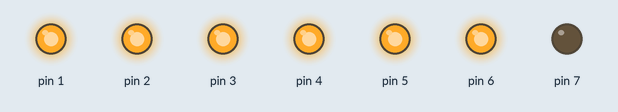
A sketch run on a simulated Arduino Uno, built with avr-gcc and run on an emulated ATmega328P. On the bench: output pins drawn as LEDs (lit = HIGH).

Above: at 0.2 s.
At 1.2 s:
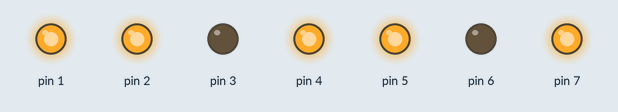
At 1.7 s:
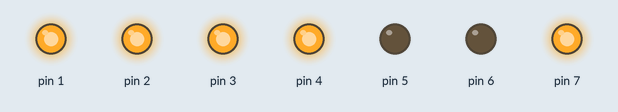
At 2.7 s:
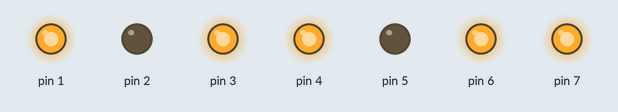
At 4.2 s:
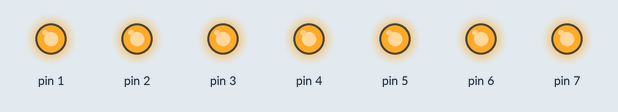
At 5.7 s:
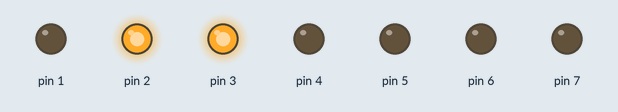
Timing chart, 0 to 6.5 s (numbered marks = the images above):
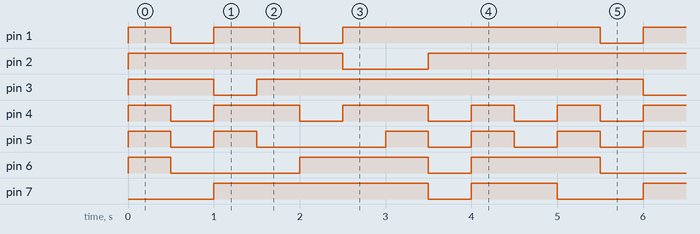

The sketch:

arduino_code.ino
```cpp
void setup() {
  // put your setup code here, to run once:
  setupPins();
}

void setupPins() {
  for (int i = 1; i < 8; i++) {
    pinMode(i, OUTPUT);
  }
}

void allLow() {
  for (int i = 1; i < 8; i++) {
    digitalWrite(i, LOW);
  }
}

void showNumber(int num[]) {
  allLow();
  for (int i = 0; i < 7; i++) {
    if (num[i] < 0) continue;
    digitalWrite(num[i], HIGH);
  }
}

int numbers[10][7] = {
  { 1, 2, 3, 4, 5, 6, -7 },      // 0
  { -1, 2, 3, -4, -5, -6, -7 },  // 1
  { 1, 2, -3, 4, 5, -6, 7 },     // 2
  { 1, 2, 3, 4, -5, -6, 7 },     // 3
  { -1, 2, 3, -4, -5, 6, 7 },    // 4
  { 1, -2, 3, 4, -5, 6, 7 },     // 5
  { 1, -2, 3, 4, 5, 6, 7 },      // 6
  { 1, 2, 3, -4, -5, -6, -7 },   // 7
  { 1, 2, 3, 4, 5, 6, 7 },       // 8
  { 1, 2, 3, -4, -5, 6, 7 }      // 9
};

int j = 0;

void loop() {
  if (j > 9)
    j = 0;
  showNumber(numbers[j]);
  delay(500);
  j++;
}
```

Measured:
- by itself, pin 1: repeats every 5.0 s: LOW 0.50 s, HIGH 1.0 s, LOW 0.50 s, HIGH 3.0 s
- by itself, pin 2: repeats every 5.0 s: LOW 1.0 s, HIGH 4.0 s
- by itself, pin 3: repeats every 5.0 s: LOW 0.50 s, HIGH 4.5 s
- by itself, pin 4: repeats every 5.0 s: 2 × (LOW 0.50 s, HIGH 1.0 s), 2 × (LOW 0.50 s, HIGH 0.50 s)
- by itself, pin 5: repeats every 5.0 s: LOW 0.50 s, HIGH 0.50 s, LOW 1.5 s, 2 × (HIGH 0.50 s, LOW 0.50 s), HIGH 0.50 s
- by itself, pin 6: repeats every 5.0 s: LOW 1.5 s, HIGH 1.5 s, LOW 0.50 s, HIGH 1.5 s
- by itself, pin 7: repeats every 5.0 s: LOW 0.50 s, HIGH 1.0 s, LOW 1.0 s, HIGH 2.5 s
